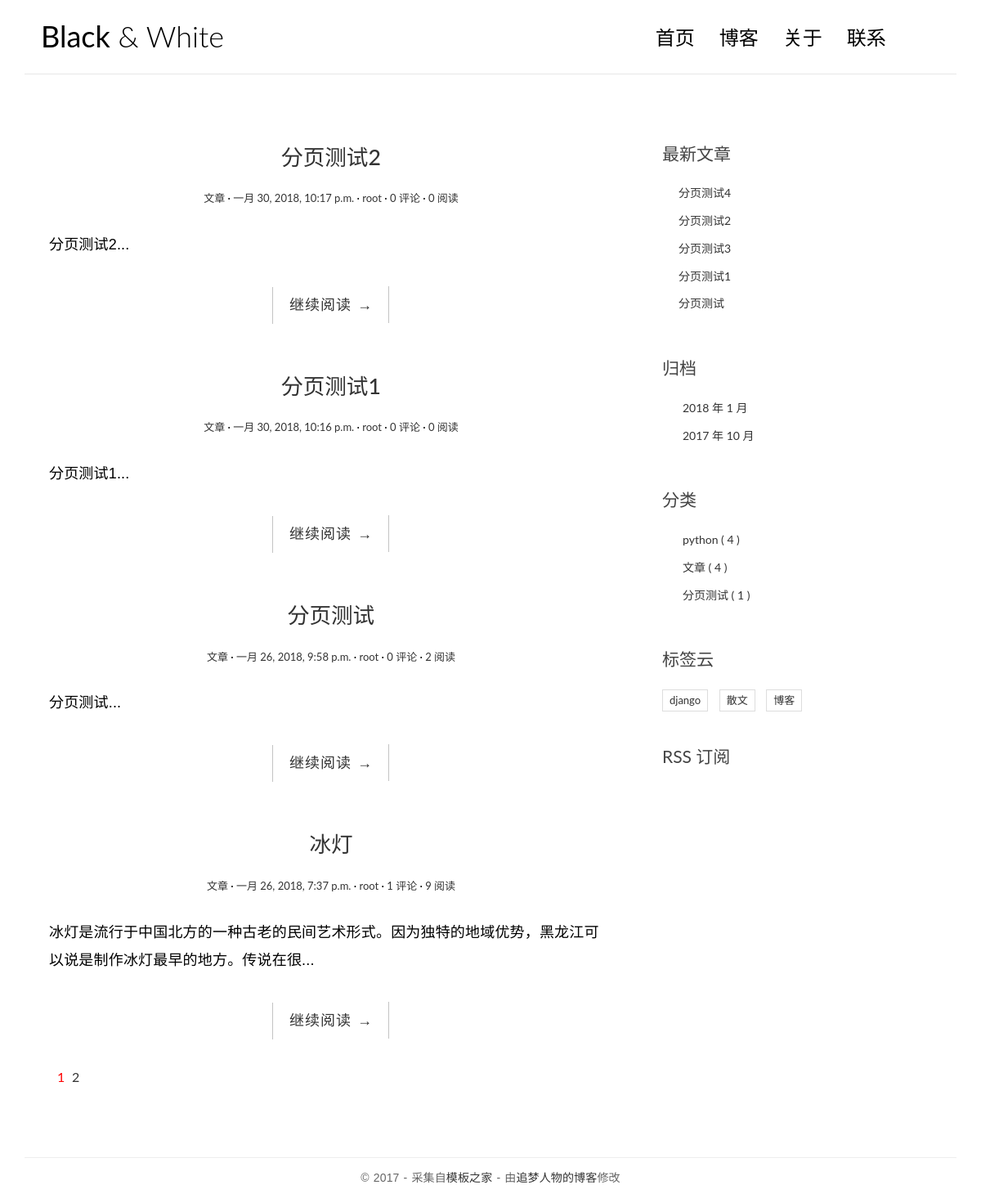
The page /tag/3/ on the database as committed earlier.
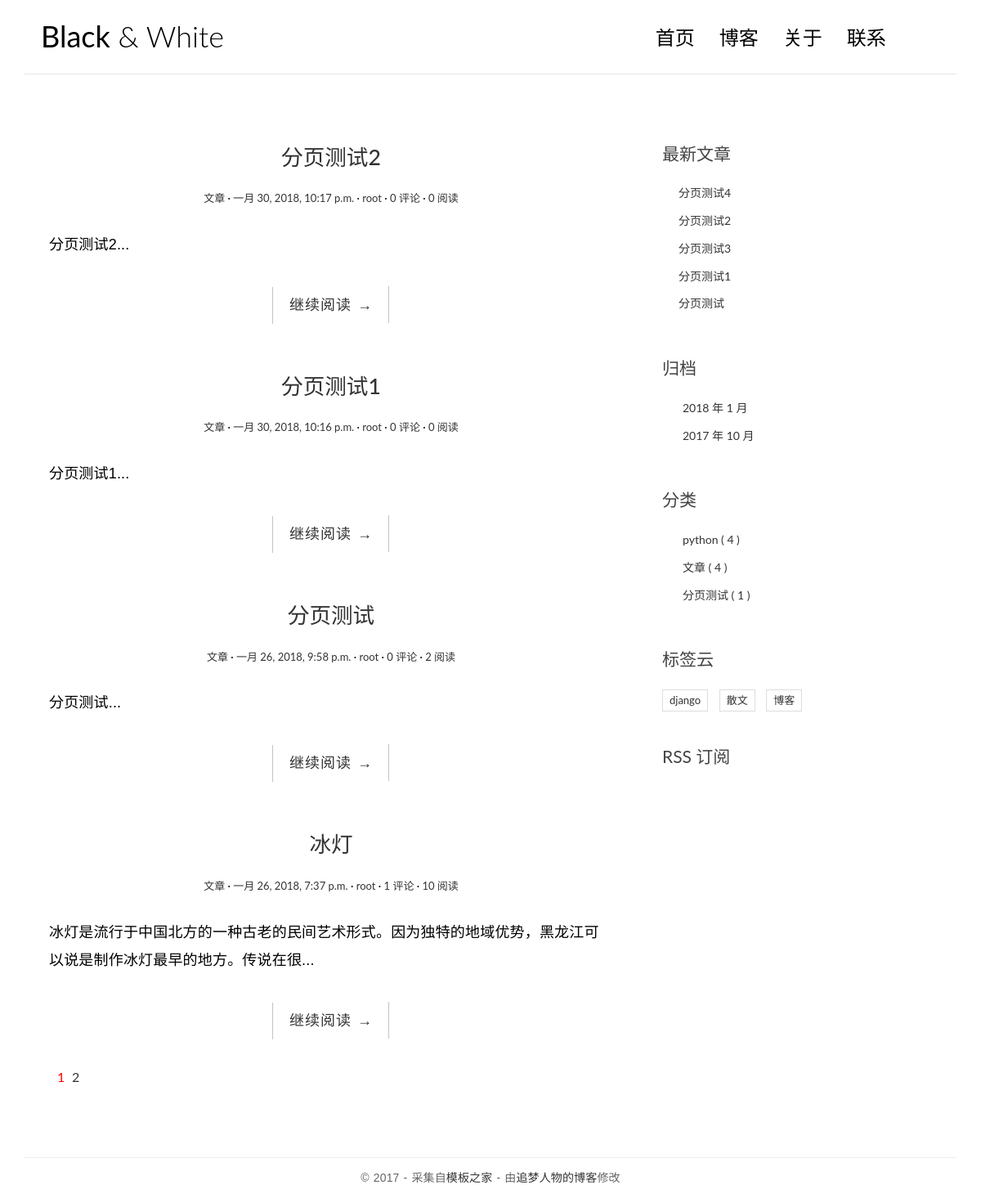
The same page on the database as committed later.
### blog/models.py (models this page shows, shortened)
class Post(models.Model):
    title = models.CharField(max_length=70, verbose_name='标题')
    body = models.TextField(verbose_name='内容')
    created_time = models.DateTimeField(verbose_name='创建时间')
    modified_time = models.DateTimeField(verbose_name='修改时间')
    excerpt = models.CharField(max_length=200, blank=True, verbose_name='摘要')
    category = models.ForeignKey(Category, on_delete=models.CASCADE, verbose_name='分类')
    tags = models.ManyToManyField(Tag, blank=True, verbose_name='标签')
    author = models.ForeignKey(User, on_delete=models.CASCADE, verbose_name='作者')
    views = models.PositiveIntegerField(default=0, editable=False)
    def get_absolute_url(self):
        return reverse('blog:info', kwargs={'pk': self.pk})
    class Meta:
        ordering = ['-created_time']

class Category(models.Model):
    name = models.CharField(max_length=100)

class Tag(models.Model):
    name = models.CharField(max_length=100)

### blog/views.py (the view)
# urls.py: path('tag/<int:pk>/', views.TagView.as_view(), name='tag'),
class TagView(ListView):
    model = Tag
    template_name = 'blog/index.html'
    context_object_name = 'post_list'
    paginate_by = 4
    def get_context_data(self, *, object_list=None, **kwargs):
        context = super(TagView, self).get_context_data(**kwargs)
        paginator = context.get('paginator')
        page_obj = context.get('page_obj')
        is_paginated = context.get('is_paginated')
        pagination_data = get_pagination_data(paginator, page_obj, is_paginated)
        context.update(pagination_data)
        return context
    def get_queryset(self):
        tag = get_object_or_404(Tag, pk=self.kwargs.get('pk'))
        return Post.objects.filter(tags=tag)

### blog/templatetags/blog_tags.py (called while the page is built)
@register.simple_tag
def get_recent_posts(num=5):
    return Post.objects.all()[:num]

@register.simple_tag
def archives():
    return Post.objects.dates('created_time', 'month', order='DESC')

@register.simple_tag
def get_categories():
    return Category.objects.annotate(num_posts=Count('post')).filter(num_posts__gte=1)

@register.simple_tag
def get_tags():
    return Tag.objects.annotate(num_posts=Count('post')).filter(num_posts__gt=0)

### blog/templates/blog/index.html (shortened to what this page needs)
{% extends 'blog/base.html' %}
{% block main %}
{% for post in post_list %}
<article class="post post-{{ post.pk }}">
    <header class="entry-header">
        <h1 class="entry-title">
            <a href="{{ post.get_absolute_url }}">{{ post.title }}</a>
        </h1>
        <div class="entry-meta">
            <span class="post-category"><a href="#">{{ post.category.name }}</a></span>
            <span class="post-date"><a href="#"><time class="entry-date"
                                                      datetime="{{ post.created_time }}">{{ post.created_time }}</time></a></span>
            <span class="post-author"><a href="#">{{ post.author }}</a></span>
            <span class="comments-link"><a href="#">{{ post.comment_set.count }} 评论</a></span>
            <span class="views-count"><a href="#">{{ post.views }} 阅读</a></span>
        </div>
    </header>
    <div class="entry-content clearfix">
        <p>{{ post.excerpt }}...</p>
        <div class="read-more cl-effect-14">
            <a href="{{ post.get_absolute_url }}" class="more-link">继续阅读 <span class="meta-nav">→</span></a>
        </div>
    </div>
</article>
{% empty %}
<div class="no-post">暂时还没有发布文章！</div>
{% endfor %}
{% if is_paginated %}
<div class="pagination">
    <ul>
        <li class="current" style="color:red">{{ page_obj.number }}</li>
        {% if right %}
            {% for page in right %}
            <li><a href="?page={{ page }}">{{ page }}</a></li>
            {% endfor %}
        {% endif %}
    </ul>
</div>
{% endif %}
{% endblock main %}

### blog/templates/blog/base.html (shortened to what this page needs)
{% load staticfiles %}
{% load blog_tags %}
<!DOCTYPE html>
<html>
<head>
    <link rel="stylesheet" href="{% static 'css/bootstrap.min.css' %}">
    <link rel="stylesheet" href="http://code.ionicframework.com/ionicons/2.0.1/css/ionicons.min.css">
    <link rel="stylesheet" href="{% static 'css/pace.css' %}">
    <link rel="stylesheet" href="{% static 'css/custom.css' %}">
    <link rel="stylesheet" href="{% static 'css/highlights/github.css' %}">
</head>
<body>
<div class="container">
    <header id="site-header">
        <div class="row">
            <div class="col-md-4 col-sm-5 col-xs-8">
                <div class="logo">
                    <h1><a href="{% url 'blog:index' %}"><b>Black</b> &amp; White</a></h1>
                </div>
            </div>
            <div class="col-md-8 col-sm-7 col-xs-4">
                <nav class="main-nav" role="navigation">
                    <div class="collapse navbar-collapse" id="bs-example-navbar-collapse-1">
                        <ul class="nav navbar-nav navbar-right">
                            <li class="cl-effect-11"><a href="{% url 'blog:index' %}" data-hover="首页">首页</a></li>
                            <li class="cl-effect-11"><a href="full-width.html" data-hover="博客">博客</a></li>
                            <li class="cl-effect-11"><a href="about.html" data-hover="关于">关于</a></li>
                            <li class="cl-effect-11"><a href="contact.html" data-hover="联系">联系</a></li>
                        </ul>
                    </div>
                </nav>
            </div>
        </div>
    </header>
</div>
<div class="content-body">
    <div class="container">
        <div class="row">
            <main class="col-md-8">
                {% block main %}
                {% endblock main %}
            </main>
            <aside class="col-md-4">
                <div class="widget widget-recent-posts">
                    <h3 class="widget-title">最新文章</h3>
                    {% get_recent_posts as recent_post_list %}
                    <ul>
                        {% for post in recent_post_list %}
                        <li>
                            <a href="{{ post.get_absolute_url }}">{{ post.title }}</a>
                        </li>
                        {% empty %}
                        暂无文章！
                        {% endfor %}
                    </ul>
                </div>
                <div class="widget widget-archives">
                    <h3 class="widget-title">归档</h3>
                    {% archives as date_list %}
                    <ul>
                        {% for date in date_list %}
                        <li>
                            <a href="{% url 'blog:archives' date.year date.month %}">{{ date.year }} 年 {{ date.month }} 月</a>
                        </li>
                        {% empty %}
                        暂无归档！
                        {% endfor %}
                    </ul>
                </div>
                <div class="widget widget-category">
                    <h3 class="widget-title">分类</h3>
                    {% get_categories as category_list %}
                    <ul>
                        {% for category in category_list %}
                        <li>
                            <a href="{% url 'blog:category' category.pk %}">{{ category.name }}
                                <span class="post-count">( {{ category.num_posts }} )</span>
                            </a>
                        </li>
                        {% empty %}
                        暂无分类！
                        {% endfor %}
                    </ul>
                </div>
                <div class="widget widget-tag-cloud">
                    <h3 class="widget-title">标签云</h3>
                    {% get_tags as tag_list %}
                    <ul>
                        {% for tag in tag_list %}
                        <li>
                            <a href="{% url 'blog:tag' tag.pk %}">{{ tag.name }}</a>
                        </li>
                        {% empty %}
                        暂无标签！
                        {% endfor %}
                    </ul>
                </div>
                <div class="rss">
                    <a href="{% url 'rss' %}"> RSS 订阅</a>
                </div>
            </aside>
        </div>
    </div>
</div>
<footer id="site-footer">
    <div class="container">
        <div class="row">
            <div class="col-md-12">
                <p class="copyright">&copy 2017 - 采集自<a href="http://www.cssmoban.com/"
                                                        target="_blank" title="模板之家">模板之家</a>
                    - 由<a href="http://zmrenwu.com/" title="网页模板" target="_blank">追梦人物的博客</a>修改
                </p>
            </div>
        </div>
    </div>
</footer>
</body>
</html>

### blog/static/css/custom.css (style rules this page uses)
* { outline: none; }
h1, h2, h3, h4, h5, h6 { margin-top: 0; }
b { font-weight: 400; }
a { color: #333; }
body { color: #444; font-family: 'Lato', sans-serif; }
p { font-family: 'Ubuntu', sans-serif; font-weight: 400; word-spacing: 1px; letter-spacing: 0.01em; }
#site-header { background-color: #FFF; padding: 25px 20px; margin-bottom: 40px; border-bottom: 1px solid #e7e7e7; }
.logo h1 a { color: #000; }
.logo h1 { margin: 0; font-family: 'Lato', sans-serif; font-weight: 300; }
.main-nav { margin-top: 11px; max-width: 95%; }
.main-nav a { color: #000000 !important; padding: 0 0 5px 0 !important; margin-right: 30px; font-family: 'Lato', sans-serif; font-weight: 300; font-size: 24px; }
.cl-effect-11 a { padding: 10px 0; color: #0972b4; text-shadow: none; }
.cl-effect-11 a::before { position: absolute; top: 0; left: 0; overflow: hidden; padding: 0 0 5px 0 !important; max-width: 0; border-bottom: 1px solid #000; color: #000; content: attr(data-hover); white-space: nowrap; -webkit-transition: max-width 0.5s; -moz-transition: max-width 0.5s; transition: max-width 0.5s; }
.content-body { padding-bottom: 4em; }
.post { background: #fff; padding: 30px 30px 0; }
.entry-title { text-align: center; font-size: 1.9em; margin-bottom: 20px; line-height: 1.6; padding: 10px 20px 0; }
.entry-meta { text-align: center; color: #DDDDDD; font-size: 13px; margin-bottom: 30px; }
.entry-content { font-size: 18px; line-height: 1.9; font-weight: 300; color: #000; }
.post-category::after, .post-date::after, .post-author::after, .comments-link::after { content: ' ·'; color: #000; }
.read-more { font-family: 'Ubuntu', sans-serif; font-weight: 400; word-spacing: 1px; letter-spacing: 0.01em; text-align: center; margin-top: 20px; }
.cl-effect-14 a { padding: 0 20px; height: 45px; line-height: 45px; position: relative; display: inline-block; margin: 15px 25px; letter-spacing: 1px; font-weight: 400; text-shadow: 0 0 1px rgba(255, 255, 255, 0.3); }
.cl-effect-14 a::before, .cl-effect-14 a::after { position: absolute; width: 45px; height: 1px; background: #C3C3C3; content: ''; -webkit-transition: all 0.3s; -moz-transition: all 0.3s; transition: all 0.3s; pointer-events: none; }
.cl-effect-14 a::before { top: 0; left: 0; -webkit-transform: rotate(90deg); -moz-transform: rotate(90deg); transform: rotate(90deg); -webkit-transform-origin: 0 0; -moz-transform-origin: 0 0; transform-origin: 0 0; }
.cl-effect-14 a::after { right: 0; bottom: 0; -webkit-transform: rotate(90deg); -moz-transform: rotate(90deg); transform: rotate(90deg); -webkit-transform-origin: 100% 0; -moz-transform-origin: 100% 0; transform-origin: 100% 0; }
.widget { background: #fff; padding: 30px 0 0; }
.widget-title { font-size: 1.5em; margin-bottom: 20px; line-height: 1.6; padding: 10px 0 0; font-weight: 400; }
.widget-recent-posts ul { padding: 0; margin: 0; padding-left: 20px; }
.widget-recent-posts ul li { list-style-type: none; position: relative; line-height: 170%; margin-bottom: 10px; }
.widget-recent-posts ul li::before { content: '\f3d3'; font-family: "Ionicons"; position: absolute; left: -17px; top: 3px; font-size: 16px; color: #000; }
.widget-archives ul { padding: 0; margin: 0; padding-left: 25px; }
.widget-archives ul li { list-style-type: none; position: relative; line-height: 170%; margin-bottom: 10px; }
.widget-archives ul li::before { content: '\f3f3'; font-family: "Ionicons"; position: absolute; left: -25px; top: 1px; font-size: 16px; color: #000; }
.widget-category ul { padding: 0; margin: 0; padding-left: 25px; }
.widget-category ul li { list-style-type: none; position: relative; line-height: 170%; margin-bottom: 10px; }
.widget-category ul li::before { content: '\f3fe'; font-family: "Ionicons"; position: absolute; left: -25px; top: 1px; font-size: 18px; color: #000; }
.widget-tag-cloud ul { padding: 0; margin: 0; margin-right: -10px; }
.widget-tag-cloud ul li { list-style-type: none; font-size: 13px; display: inline-block; margin-right: 10px; margin-bottom: 10px; padding: 3px 8px; border: 1px solid #ddd; }
.rss { font-size: 21px; margin-top: 30px; }
.rss a { color: #444; }
#site-footer { padding-top: 10px; padding: 0 0 1.5em 0; }
.copyright { text-align: center; padding-top: 1em; margin: 0; border-top: 1px solid #eee; color: #666; }
.pagination ul { list-style: none; }
.pagination ul li { display: inline-block; font-size: 16px; margin-right: 5px; }

Rows that differ between the two databases and show on the page:
changed Post "冰灯": views "9" → "10"
